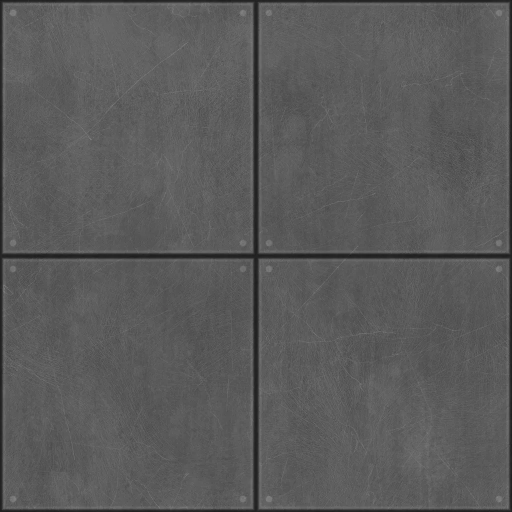
#> input picture tex/dark_c.webp, 1024 x 1024 px, given in place of Plastic010_1K-JPG_Color.jpg, which was not available (shown at 1/2 size)
$ python bake_textures.py ../tex
#> lines starting #> are read from the running program, lines starting #| are printed output that depends on the picture; pictures that were not available may be replaced by others from this repository, and a replacement may not be noted
#!/usr/bin/env python3
"""把 ambientCG（CC0）的 PBR 照片材质加工成游戏用的贴图，输出到 public/tex/。

用法：python3 tools/bake_textures.py <下载好的 zip 解压目录>
解压目录里每个材质一个文件夹，例如 Plastic011/Plastic011_1K-JPG_Color.jpg。
用到的材质：Plastic010、Plastic011、Plastic006、Terrazzo004、Tiles052、Concrete016、MetalPlates015A。
墙板的缝、倒角、螺丝是这里叠上去的；底材质感来自照片。每套输出三张图：
  <名>_c.webp 颜色（sRGB）  <名>_n.webp 法线（OpenGL）  <名>_o.webp  R=AO G=粗糙度 B=金属度
"""
import sys, os
import numpy as np
from PIL import Image

SRC = sys.argv[1]
OUT = os.path.join(os.path.dirname(os.path.abspath(__file__)), '..', 'public', 'tex')
os.makedirs(OUT, exist_ok=True)
N = 1024


def load(mat, kind, size=N):
#> called with mat = 'Plastic010', kind = 'Color', size = 1024
    p = os.path.join(SRC, mat, f'{mat}_1K-JPG_{kind}.jpg')
    im = Image.open(p)
#> im is the input picture: PIL image 1024x1024 RGB; mean R, G, B 90.4, 90.4, 90.4
    if im.mode != 'RGB' and kind in ('Color', 'NormalGL'):
        im = im.convert('RGB')
    if im.size != (size, size):
        im = im.resize((size, size), Image.LANCZOS)
    return np.asarray(im).astype(np.float32) / 255.0


def smooth(x):
    x = np.clip(x, 0, 1)
    return x * x * (3 - 2 * x)


def save(name, color, normal, orm, q=(82, 90, 85)):
    def w(arr, suffix, quality):
        im = Image.fromarray((np.clip(arr, 0, 1) * 255 + 0.5).astype(np.uint8))
        path = os.path.join(OUT, f'{name}_{suffix}.webp')
        im.save(path, 'WEBP', quality=quality, method=6)
        print(f'  {os.path.basename(path)} {os.path.getsize(path) // 1024} KB')
    w(color, 'c', q[0])
    w(normal, 'n', q[1])
    w(orm, 'o', q[2])


def normal_from_height(h, strength):
    dx = (np.roll(h, -1, 1) - np.roll(h, 1, 1)) * 0.5
    dy = (np.roll(h, -1, 0) - np.roll(h, 1, 0)) * 0.5
    nx = -dx * strength
    ny = dy * strength
    return nx, ny


def pack_normal(nx, ny):
    nz = np.ones_like(nx)
    l = np.sqrt(nx * nx + ny * ny + nz * nz)
    return np.stack([nx / l * 0.5 + 0.5, ny / l * 0.5 + 0.5, nz / l * 0.5 + 0.5], -1)


def photo_xy(mat):
    n = load(mat, 'NormalGL') * 2 - 1
    return n[..., 0], n[..., 1]


def panel_height(inset=True, bolts=True, size=N, panels=2):
    """size 像素 = 2 米，panels×panels 块，缝宽约 1 厘米。返回高度图 h(0 缝底 → 1 板面)、边距 e、螺丝遮罩。"""
    cell = size // panels
    ys, xs = np.mgrid[0:size, 0:size].astype(np.float32)
    lx = (xs + 0.5) % cell
    ly = (ys + 0.5) % cell
    e = np.minimum(np.minimum(lx, cell - lx), np.minimum(ly, cell - ly))
    gap = 3.0
    bevel = 9.0
    h = smooth((e - gap) / bevel)
    if inset:
        d = np.abs(e - 46.0)
        h -= 0.22 * (1 - smooth(d / 2.5)) * (e > 20)
    bolt = np.zeros_like(h)
    if bolts:
        for cx, cy in [(26, 26), (cell - 26, 26), (26, cell - 26), (cell - 26, cell - 26)]:
            r = np.hypot(lx - cx, ly - cy)
            bolt = np.maximum(bolt, 1 - smooth((r - 5.0) / 3.0))
        h += 0.45 * bolt
    return h, e, bolt


def bake_panel(name, color_mat, rough_mat, normal_mat, base_level, white, seed):
    rng = np.random.default_rng(seed)
    col = load(color_mat, 'Color')
    lum = col.mean(-1, keepdims=True)
    if white:
        # 压到偏亮的暖白，保留照片里的轻微起伏
        col = 0.90 + (lum - lum.mean()) * 0.8
        col = np.repeat(col, 3, -1) * np.array([1.0, 1.0, 0.985], np.float32)
#> col: shape (1024, 1024, 3) float32
    else:
        col = np.repeat(base_level + (lum - lum.mean()) * 1.6, 3, -1)
    rough = load(rough_mat, 'Roughness')
#> call 2 of load, with mat = 'Plastic010', kind = 'Roughness', size = 1024
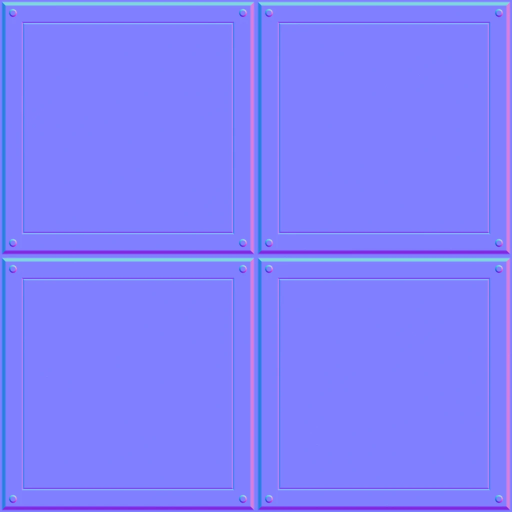
#> input picture tex/dark_n.webp, 1024 x 1024 px, given in place of Plastic010_1K-JPG_Roughness.jpg, which was not available (shown at 1/2 size)
#> in load, im is the input picture: PIL image 1024x1024 RGB; mean R, G, B 127.9, 127.1, 253
    if rough.ndim == 3:
        rough = rough[..., 0]
    h, e, bolt = panel_height(inset=not white, bolts=not white)
    # 每块板略有明暗差
    cell = N // 2
    tint = 0.94 + rng.random((2, 2), dtype=np.float32) * 0.08
    tile = np.kron(tint, np.ones((cell, cell), np.float32))
    col = col * tile[..., None]
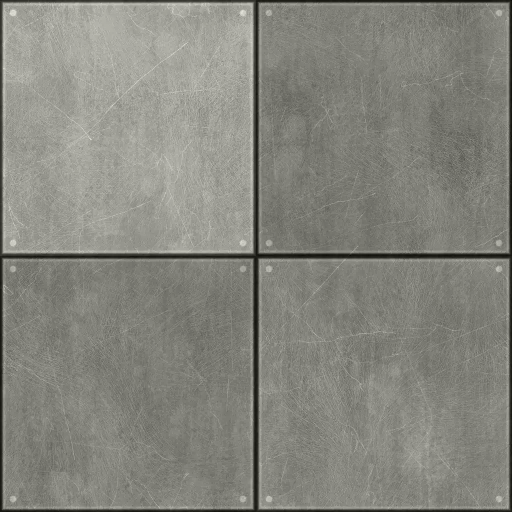
#> col: shape (1024, 1024, 3) float32 (shown at 1/2 size); mean of channels 0, 1, 2 0.872, 0.872, 0.858; drawn with min black and max white
    groove = 1 - smooth((e - 1.5) / 7.0)  # 缝与倒角处变暗
    col = col * (1 - 0.62 * groove[..., None])
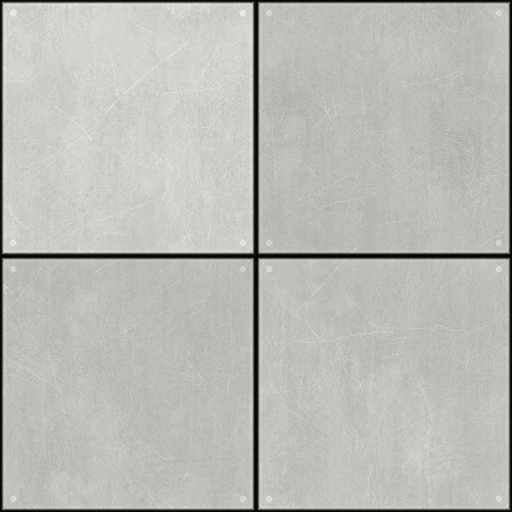
#> col: shape (1024, 1024, 3) float32 (shown at 1/2 size); mean of channels 0, 1, 2 0.854, 0.854, 0.84; drawn with min black and max white
    col = col + bolt[..., None] * (0.10 if not white else 0.0)
    if not white:
        # 倒角边缘微微发亮，像金属受光
        edge = smooth((e - 4) / 3.0) * (1 - smooth((e - 9) / 4.0))
        col = col + edge[..., None] * 0.045
    ao = 1 - 0.55 * groove
    ao *= 1 - 0.0 * bolt
    r = rough * (0.9 if white else 0.8) + 0.12 * groove
    if white:
        r = 0.30 + r * 0.55
    else:
        r = 0.28 + r * 0.55
    metal = np.full_like(r, 0.0 if white else 0.55)
    metal = metal * (1 - 0.7 * groove)
    gx, gy = normal_from_height(h, 5.0 if white else 6.0)
    px, py = photo_xy(normal_mat)
    nx, ny = gx + px * 0.8, gy + py * 0.8
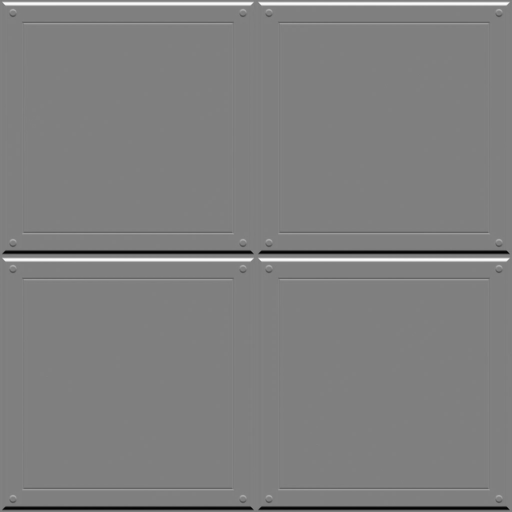
#> ny: shape (1024, 1024) float32 (shown at 1/2 size); min -1.39, max 1.38, mean -0.00241; drawn with min black and max white
    save(name, np.clip(col, 0, 1), pack_normal(nx, ny), np.stack([ao, np.clip(r, 0, 1), metal], -1))
#> in pack_normal, `l = np.sqrt(nx * nx + ny * ny + nz * nz)`:
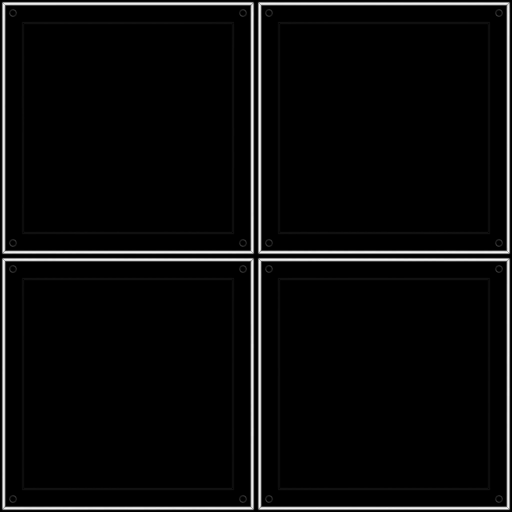
#> l: shape (1024, 1024) float32 (shown at 1/2 size); min 1, max 1.71, mean 1.03; drawn with min black and max white
#> in w, `im = Image.fromarray((np.clip(arr, 0, 1) * 255 + 0.5).astype(np.uint8))`:
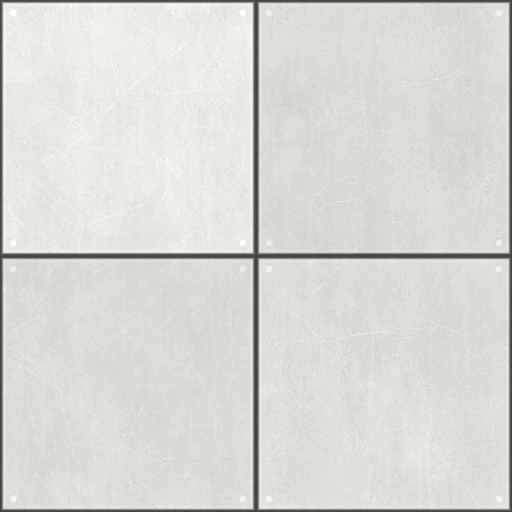
#> im: PIL image 1024x1024 RGB (shown at 1/2 size); mean R, G, B 217.3, 217.3, 214
#> call 3 of w, with suffix = 'o', quality = 85
#> in w (call 3), `im = Image.fromarray((np.clip(arr, 0, 1) * 255 + 0.5).astype(np.uint8))`:
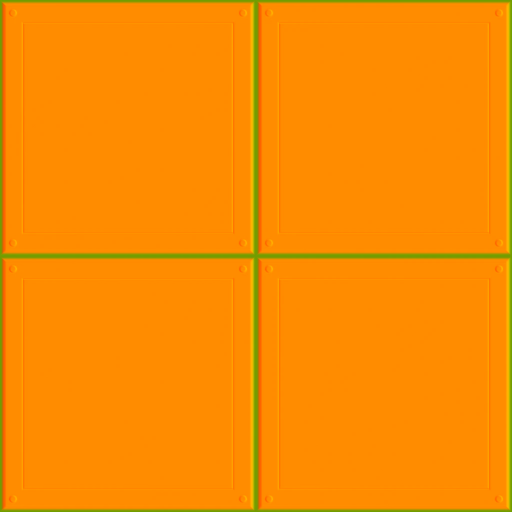
#> im: PIL image 1024x1024 RGB (shown at 1/2 size); mean R, G, B 249.6, 140.6, 0


def bake_photo(name, mat, color_gain=1.0, rough_gain=1.0, metal=0.0, normal_gain=1.0):
    col = np.clip(load(mat, 'Color') * color_gain, 0, 1)
    n = load(mat, 'NormalGL') * 2 - 1
    nx, ny = n[..., 0] * normal_gain, n[..., 1] * normal_gain
    ao = load(mat, 'AmbientOcclusion') if os.path.exists(os.path.join(SRC, mat, f'{mat}_1K-JPG_AmbientOcclusion.jpg')) else np.ones((N, N), np.float32)
    if ao.ndim == 3:
        ao = ao[..., 0]
    r = load(mat, 'Roughness')
    r = r[..., 0] if r.ndim == 3 else r
    m = np.full_like(r, metal)
    mp = os.path.join(SRC, mat, f'{mat}_1K-JPG_Metalness.jpg')
    if os.path.exists(mp):
        m = load(mat, 'Metalness')
        m = m[..., 0] if m.ndim == 3 else m
    save(name, col, pack_normal(nx / 1.0, ny / 1.0), np.stack([ao, np.clip(r * rough_gain, 0, 1), m], -1))


print('white'); bake_panel('white', 'Plastic010', 'Plastic010', 'Plastic010', 0.9, True, 3)
print('dark'); bake_panel('dark', 'Plastic011', 'Plastic006', 'Plastic011', 0.36, False, 7)
#> (the run stopped early here; a loop or call above may not have finished)
